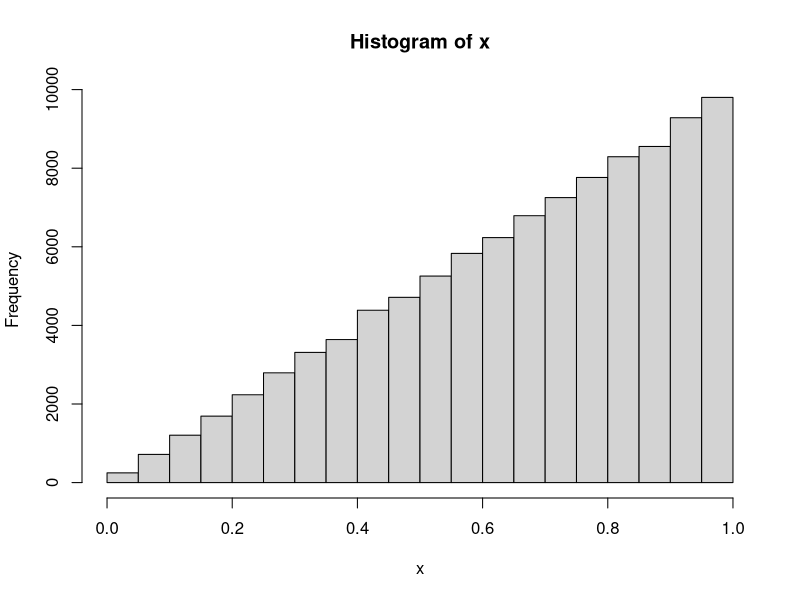

Recreate this plot in R. (Note: this script raises an error after producing the figure.)
nsim = 10^5
n = 1
# a
F = function(n){
  while(TRUE){
    t = 0
    x = runif(1)
    for(i in 1:n){
      u = runif(1)
      if(u<x){
        t = t+1
      }
    }
    if(t == n){
      break
    }
  }
  return(x)
}
x = as.numeric(lapply(rep(n,nsim),F))
hist(x)               
#b
x = rowMaxs(matrix(runif(n*nsim),nrow = nsim))
hist(x) 
